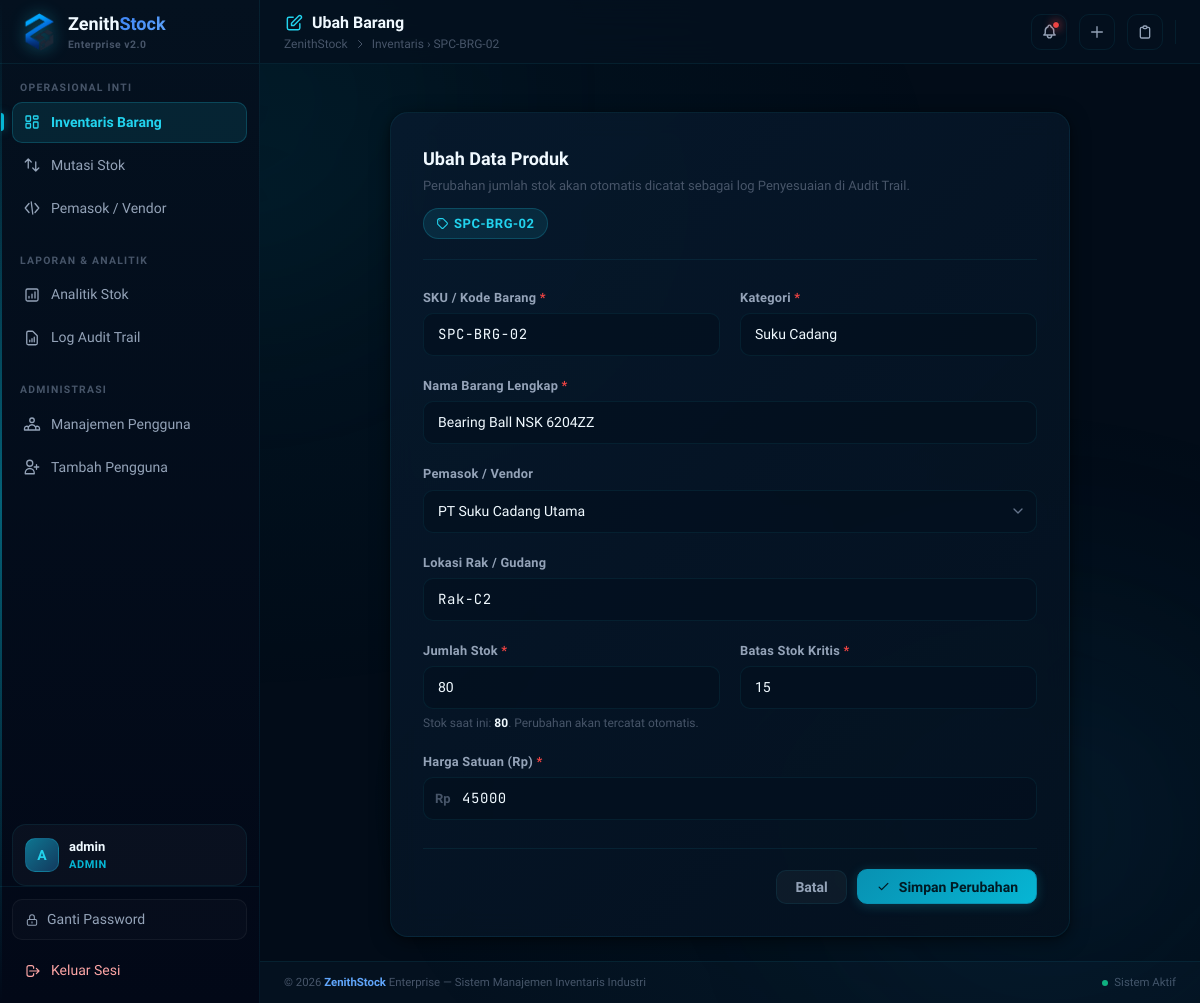
/dashboard/edit/11 (signed in), run on an earlier commit of the app's database.
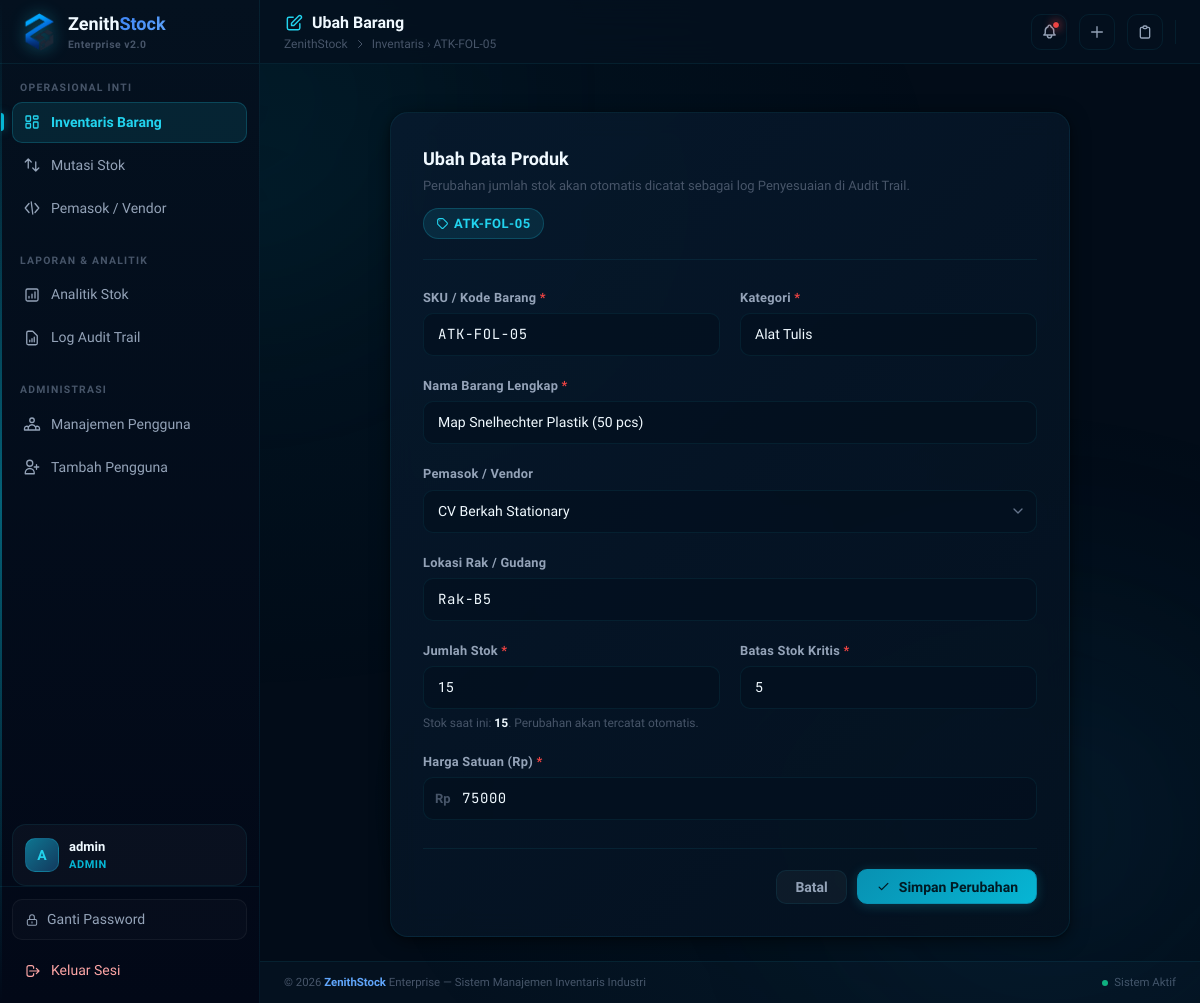
And on a later commit of the database.
### zenithstock/models.py (models this page shows, shortened)
class User(db.Model, UserMixin):
    __tablename__ = 'users'
    id = db.Column(db.Integer, primary_key=True)
    username = db.Column(db.String(80), unique=True, nullable=False, index=True)
    password_hash = db.Column(db.String(255), nullable=False)
    role = db.Column(db.String(20), nullable=False, default='staff') # 'admin' or 'staff'
    status = db.Column(db.String(20), nullable=False, default='pending') # 'active', 'pending', 'inactive'
    @property
    def is_active(self):
        return self.status == 'active'
    def is_admin(self):
        return self.role == 'admin'

class Product(db.Model):
    __tablename__ = 'products'
    id = db.Column(db.Integer, primary_key=True)
    sku = db.Column(db.String(20), unique=True, nullable=False, index=True)
    nama_barang = db.Column(db.String(100), nullable=False)
    kategori = db.Column(db.String(50), nullable=False)
    stok = db.Column(db.Integer, nullable=False, default=0)
    harga = db.Column(db.Integer, nullable=False, default=0)
    min_stok = db.Column(db.Integer, nullable=False, default=10) # threshold stok kritis produk
    lokasi_rak = db.Column(db.String(50)) # misal: 'Rak A-12', 'Gudang 2'
    supplier_id = db.Column(db.Integer, db.ForeignKey('suppliers.id'), nullable=True)
    movements = db.relationship('StockMovement', backref='product', lazy=True, cascade='all, delete-orphan')

### zenithstock/routes/dashboard.py (the view, shortened to what this page needs)
@dashboard_bp.route('/edit/<int:product_id>', methods=['GET', 'POST'])
@login_required
def edit(product_id):
    product = Product.query.get_or_404(product_id)
    form = ProductForm(obj=product, product_id=product_id)
    if request.method == 'GET':
        form.supplier_id.data = product.supplier_id if product.supplier_id else -1
        form.stok.data = product.stok
    return render_template('dashboard/edit.html', form=form, product=product)

### zenithstock/templates/dashboard/edit.html (shortened to what this page needs)
{% extends "base.html" %}
{% block header_title %}
<svg style="width:20px;height:20px;color:var(--zs-cyan-400);" fill="none" viewBox="0 0 24 24" stroke="currentColor">
    <path stroke-linecap="round" stroke-linejoin="round" stroke-width="1.75" d="M11 5H6a2 2 0 00-2 2v11a2 2 0 002 2h11a2 2 0 002-2v-5m-1.414-9.414a2 2 0 112.828 2.828L11.828 15H9v-2.828l8.586-8.586z" />
</svg>
Ubah Barang
{% endblock %}
{% block breadcrumb %}Inventaris › {{ product.sku }}{% endblock %}
{% block content %}
<div style="max-width:680px;margin:0 auto;">
    <div class="zs-panel" style="padding:32px;">
        <div style="margin-bottom:28px;padding-bottom:20px;border-bottom:1px solid var(--color-border);display:flex;align-items:flex-start;justify-content:space-between;gap:12px;flex-wrap:wrap;">
            <div>
                <h2 style="font-size:1.125rem;font-weight:700;color:var(--color-text-primary);margin:0 0 4px;">Ubah Data Produk</h2>
                <p style="font-size:0.8125rem;color:var(--color-text-muted);margin:0;">Perubahan jumlah stok akan otomatis dicatat sebagai log Penyesuaian di Audit Trail.</p>
            </div>
            <span class="badge cyan" style="font-size:0.8125rem;padding:5px 12px;">
                <svg style="width:13px;height:13px;" fill="none" viewBox="0 0 24 24" stroke="currentColor">
                    <path stroke-linecap="round" stroke-linejoin="round" stroke-width="2" d="M7 7h.01M7 3h5c.512 0 1.024.195 1.414.586l7 7a2 2 0 010 2.828l-7 7a2 2 0 01-2.828 0l-7-7A1.994 1.994 0 013 12V7a4 4 0 014-4z" />
                </svg>
                {{ product.sku }}
            </span>
        </div>
        <form method="POST" action="{{ url_for('dashboard.edit', product_id=product.id) }}" novalidate>
            <div class="grid grid-cols-1 sm:grid-cols-2 gap-5">
                <div>
                    <label class="form-label" for="sku">SKU / Kode Barang <span style="color:var(--color-danger);">*</span></label>
                    {{ form.sku(id="sku", class="form-control mono", style="text-transform:uppercase;") }}
                </div>
                <div>
                    <label class="form-label" for="kategori">Kategori <span style="color:var(--color-danger);">*</span></label>
                    {{ form.kategori(id="kategori", class="form-control") }}
                </div>
                <div style="grid-column:1/-1;">
                    <label class="form-label" for="nama_barang">Nama Barang Lengkap <span style="color:var(--color-danger);">*</span></label>
                    {{ form.nama_barang(id="nama_barang", class="form-control") }}
                </div>
                <div style="grid-column:1/-1;">
                    <label class="form-label" for="supplier_id">Pemasok / Vendor</label>
                    <div class="select-wrapper">
                        {{ form.supplier_id(id="supplier_id", class="form-control") }}
                    </div>
                </div>
                <div style="grid-column:1/-1;">
                    <label class="form-label" for="lokasi_rak">Lokasi Rak / Gudang</label>
                    {{ form.lokasi_rak(id="lokasi_rak", class="form-control mono") }}
                </div>
                <div>
                    <label class="form-label" for="stok">Jumlah Stok <span style="color:var(--color-danger);">*</span></label>
                    {{ form.stok(id="stok", type="number", class="form-control", min="0") }}
                    <div class="form-helper">Stok saat ini: <strong style="color:var(--color-text-primary);">{{ product.stok }}</strong>. Perubahan akan tercatat otomatis.</div>
                </div>
                <div>
                    <label class="form-label" for="min_stok">Batas Stok Kritis <span style="color:var(--color-danger);">*</span></label>
                    {{ form.min_stok(id="min_stok", type="number", class="form-control", min="0") }}
                </div>
                <div style="grid-column:1/-1;">
                    <label class="form-label" for="harga">Harga Satuan (Rp) <span style="color:var(--color-danger);">*</span></label>
                    <div class="input-group">
                        <span class="input-prefix" style="font-weight:600;">Rp</span>
                        {{ form.harga(id="harga", type="number", class="form-control mono", min="0") }}
                    </div>
                </div>
            </div>
            <div style="display:flex;align-items:center;justify-content:flex-end;gap:10px;margin-top:28px;padding-top:20px;border-top:1px solid var(--color-border);">
                <a href="{{ url_for('dashboard.index') }}" class="btn btn-secondary">Batal</a>
                <button type="submit" class="btn btn-primary">
                    <svg style="width:15px;height:15px;" fill="none" viewBox="0 0 24 24" stroke="currentColor">
                        <path stroke-linecap="round" stroke-linejoin="round" stroke-width="2" d="M5 13l4 4L19 7" />
                    </svg>
                    Simpan Perubahan
                </button>
            </div>
        </form>
    </div>
</div>
{% endblock %}

### zenithstock/templates/base.html (shortened to what this page needs)
<!DOCTYPE html>
<html lang="id" class="h-full">
<head>
    <script src="https://cdn.tailwindcss.com"></script>
    <link rel="stylesheet" href="{{ url_for('static', filename='css/style.css') }}">
</head>
<body class="font-sans antialiased" x-data="{ sidebarOpen: false }">
    {% if current_user.is_authenticated %}
    <aside :class="sidebarOpen ? 'open' : ''" class="sidebar">
        <a href="{{ url_for('dashboard.index') }}" class="sidebar-brand">
            <img src="{{ url_for('static', filename='img/logo.png') }}"
                 alt="ZenithStock Logo"
                 class="sidebar-logo-img"
                 onerror="this.style.display='none';this.nextElementSibling.style.display='flex'">
            <div>
                <div class="sidebar-brand-text">Zenith<span>Stock</span></div>
                <div class="sidebar-version">Enterprise v2.0</div>
            </div>
        </a>
        <nav class="sidebar-nav">
            <div class="nav-group">
                <div class="nav-group-label">Operasional Inti</div>
                <a href="{{ url_for('dashboard.index') }}"
                   class="nav-link {% if request.blueprint == 'dashboard' %}active{% endif %}">
                    <span>Inventaris Barang</span>
                </a>
                <a href="{{ url_for('movements.index') }}"
                   class="nav-link {% if request.blueprint == 'movements' %}active{% endif %}">
                    <svg class="nav-icon" fill="none" viewBox="0 0 24 24" stroke="currentColor">
                        <path stroke-linecap="round" stroke-linejoin="round" d="M7 16V4m0 0L3 8m4-4l4 4M17 8v12m0 0l4-4m-4 4l-4-4" />
                    </svg>
                    <span>Mutasi Stok</span>
                </a>
                <a href="{{ url_for('suppliers.index') }}"
                   class="nav-link {% if request.blueprint == 'suppliers' %}active{% endif %}">
                    <svg class="nav-icon" fill="none" viewBox="0 0 24 24" stroke="currentColor">
                        <path stroke-linecap="round" stroke-linejoin="round" d="M8 18L3 12l5-6M16 18l5-6-5-6M11 4l2 16" />
                    </svg>
                    <span>Pemasok / Vendor</span>
                </a>
            </div>
            <div class="nav-group">
                <div class="nav-group-label">Laporan & Analitik</div>
                <a href="{{ url_for('analytics.index') }}"
                   class="nav-link {% if request.blueprint == 'analytics' %}active{% endif %}">
                    <svg class="nav-icon" fill="none" viewBox="0 0 24 24" stroke="currentColor">
                        <path stroke-linecap="round" stroke-linejoin="round" d="M16 8v8m-4-5v5m-4-2v2m-2 4h12a2 2 0 002-2V6a2 2 0 00-2-2H6a2 2 0 00-2 2v12a2 2 0 002 2z" />
                    </svg>
                    <span>Analitik Stok</span>
                </a>
                <a href="{{ url_for('audit.index') }}"
                   class="nav-link {% if request.blueprint == 'audit' %}active{% endif %}">
                    <svg class="nav-icon" fill="none" viewBox="0 0 24 24" stroke="currentColor">
                        <path stroke-linecap="round" stroke-linejoin="round" d="M9 17v-2m3 2v-4m3 4v-6m2 10H7a2 2 0 01-2-2V5a2 2 0 012-2h5.586a1 1 0 01.707.293l5.414 5.414a1 1 0 01.293.707V19a2 2 0 01-2 2z" />
                    </svg>
                    <span>Log Audit Trail</span>
                </a>
            </div>
            {% if current_user.is_admin() %}
            <div class="nav-group">
                <div class="nav-group-label">Administrasi</div>
                <a href="{{ url_for('users.index') }}"
                   class="nav-link {% if request.blueprint == 'users' %}active{% endif %}">
                    <span>Manajemen Pengguna</span>
                </a>
                <a href="{{ url_for('auth.register') }}"
                   class="nav-link {% if request.blueprint == 'auth' and request.endpoint == 'auth.register' %}active{% endif %}">
                    <svg class="nav-icon" fill="none" viewBox="0 0 24 24" stroke="currentColor">
                        <path stroke-linecap="round" stroke-linejoin="round" d="M18 9v3m0 0v3m0-3h3m-3 0h-3m-2-5a4 4 0 11-8 0 4 4 0 018 0zM3 20a6 6 0 0112 0v1H3v-1z" />
                    </svg>
                    <span>Tambah Pengguna</span>
                </a>
            </div>
            {% endif %}
        </nav>
        <div class="sidebar-user">
            <div class="user-avatar">{{ current_user.username[0]|upper }}</div>
            <div class="user-info">
                <div class="user-name">{{ current_user.username }}</div>
                <div class="user-role">{{ current_user.role }}</div>
            </div>
        </div>
        <div class="sidebar-footer">
            <a href="{{ url_for('auth.change_password') }}" class="sidebar-footer-btn" style="color:var(--color-text-secondary);border:1px solid rgba(255,255,255,0.05);background:rgba(255,255,255,0.02);margin-bottom:4px;display:flex;align-items:center;gap:8px;">
                <svg style="width:14px;height:14px;flex-shrink:0;" fill="none" viewBox="0 0 24 24" stroke="currentColor">
                    <path stroke-linecap="round" stroke-linejoin="round" stroke-width="1.75" d="M12 15v2m-6 4h12a2 2 0 002-2v-6a2 2 0 00-2-2H6a2 2 0 00-2 2v6a2 2 0 002 2zm10-10V7a4 4 0 00-8 0v4h8z" />
                </svg>
                Ganti Password
            </a>
            <a href="{{ url_for('auth.logout') }}" class="sidebar-footer-btn danger">
                <svg style="width:16px;height:16px;flex-shrink:0;" fill="none" viewBox="0 0 24 24" stroke="currentColor">
                    <path stroke-linecap="round" stroke-linejoin="round" stroke-width="1.75" d="M17 16l4-4m0 0l-4-4m4 4H7m6 4v1a3 3 0 01-3 3H6a3 3 0 01-3-3V7a3 3 0 013-3h4a3 3 0 013 3v1" />
                </svg>
                Keluar Sesi
            </a>
        </div>
    </aside>
    {% endif %}
    <div class="content-area{% if not current_user.is_authenticated %} no-sidebar{% endif %}">
        <header class="topbar">
            <div class="topbar-left">
                <div>
                    <h1 class="page-title">{% block header_title %}{% endblock %}</h1>
                    <div class="page-breadcrumb hidden sm:flex">
                        <span>ZenithStock</span>
                        <svg style="width:12px;height:12px;" fill="none" viewBox="0 0 24 24" stroke="currentColor">
                            <path stroke-linecap="round" stroke-linejoin="round" stroke-width="2" d="M9 5l7 7-7 7" />
                        </svg>
                        <span>{% block breadcrumb %}Dashboard{% endblock %}</span>
                    </div>
                </div>
            </div>
            <div class="topbar-right">
                {% if current_user.is_authenticated %}
                <div class="relative" x-data="{ open: false }" @click.outside="open = false" style="position:relative;">
                    <button class="topbar-btn" @click="open = !open" title="Notifikasi Stok Kritis" style="position:relative;">
                        {% if global_critical_count > 0 %}
                        <span class="notification-badge animate-pulse"></span>
                        {% endif %}
                    </button>
                </div>
                <a href="{{ url_for('dashboard.create') }}" class="topbar-btn" title="Tambah Barang Baru">
                    <svg style="width:16px;height:16px;" fill="none" viewBox="0 0 24 24" stroke="currentColor">
                        <path stroke-linecap="round" stroke-linejoin="round" stroke-width="2" d="M12 4v16m8-8H4" />
                    </svg>
                </a>
                <a href="{{ url_for('movements.create') }}" class="topbar-btn" title="Catat Mutasi Stok">
                    <svg style="width:16px;height:16px;" fill="none" viewBox="0 0 24 24" stroke="currentColor">
                        <path stroke-linecap="round" stroke-linejoin="round" stroke-width="2" d="M9 5H7a2 2 0 00-2 2v12a2 2 0 002 2h10a2 2 0 002-2V7a2 2 0 00-2-2h-2M9 5a2 2 0 002 2h2a2 2 0 002-2M9 5a2 2 0 012-2h2a2 2 0 012 2" />
                    </svg>
                </a>
                {% else %}
                <a href="{{ url_for('auth.login') }}" class="btn btn-secondary btn-sm">Masuk</a>
                <a href="{{ url_for('auth.register') }}" class="btn btn-primary btn-sm">Daftar</a>
                {% endif %}
            </div>
        </header>
        <main class="main-content relative z-10" id="main-content" tabindex="-1">
            {% block content %}{% endblock %}
        </main>
        <footer style="padding:12px 24px;border-top:1px solid var(--color-border);background:var(--color-surface);text-align:center;font-size:0.7125rem;color:var(--color-text-muted);flex-shrink:0;display:flex;align-items:center;justify-content:space-between;gap:16px;">
            <span>&copy; 2026 <strong class="footer-brand-strong" style="color:#60a5fa;">ZenithStock</strong> Enterprise &mdash; Sistem Manajemen Inventaris Industri</span>
            <span style="display:flex;align-items:center;gap:6px;">
                <span style="width:6px;height:6px;border-radius:50%;background:#10b981;display:inline-block;animation:pulseGlow 2s infinite;"></span>
                Sistem Aktif
            </span>
        </footer>
    </div>
</body>
</html>

What changed in the data, as far as the page shows it:
changed Product: sku "SPC-BRG-02" → "ATK-FOL-05"; kategori "Suku Cadang" → "Alat Tulis"; nama_barang "Bearing Ball NSK 6204ZZ" → "Map Snelhechter Plastik (50 pcs)"; supplier_id "PT Suku Cadang Utama" → "CV Berkah Stationary"; lokasi_rak "Rak-C2" → "Rak-B5"; stok "80" → "15"; min_stok "15" → "5"; harga "45000" → "75000"
